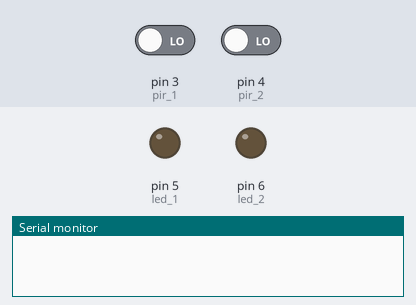
Simulated run of this sketch. Board: Arduino Uno, built with avr-gcc and run on an emulated ATmega328P. Shown: output pins drawn as LEDs (lit = HIGH), the last lines printed to the serial monitor. The test bench sets the inputs (shaded band); at power-on: pin 3 (pir_1) LOW, pin 4 (pir_2) LOW.

Above: at 1.8 s.
1.9 s: pin 3 (pir_1) driven HIGH
At 3.2 s:
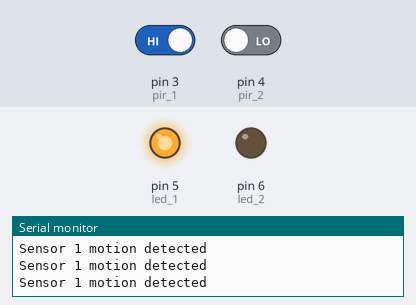
3.5 s: pin 4 (pir_2) driven HIGH
At 4.6 s:
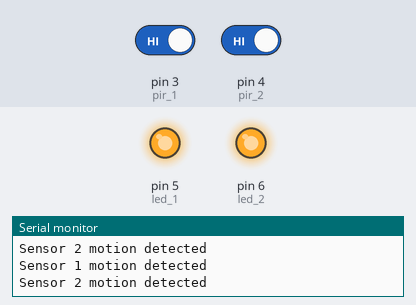
Timing chart, 0 to 6.5 s (numbered marks = the images above; inputs shaded):
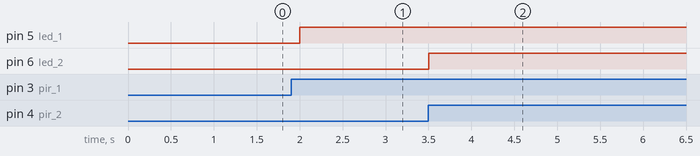

The sketch:

PIR_LED.ino
```cpp
int pir_1 = 3;
int pir_2 = 4;
int led_1 = 5;
int led_2 = 6;

int val_1, val_2;

void setup() {
  pinMode(pir_1, INPUT);
  pinMode(pir_2, INPUT);
  pinMode(led_1, OUTPUT);
  pinMode(led_2, OUTPUT);

  Serial.begin(9600);
}

void loop() {
  val_1 = digitalRead(pir_1);
  val_2 = digitalRead(pir_2);
  if(val_1 == 1){
    digitalWrite(led_1, HIGH);
    Serial.println("Sensor 1 motion detected");
    }
  if(val_2 == 1){
    digitalWrite(led_2, HIGH);
    Serial.println("Sensor 2 motion detected");
    }
  delay(500);
}
```

Measured:
- after the input at 1.9 s, pin 5 (led_1): LOW → HIGH after 0.10 s
- after the input at 3.5 s, pin 6 (led_2): LOW → HIGH at once
